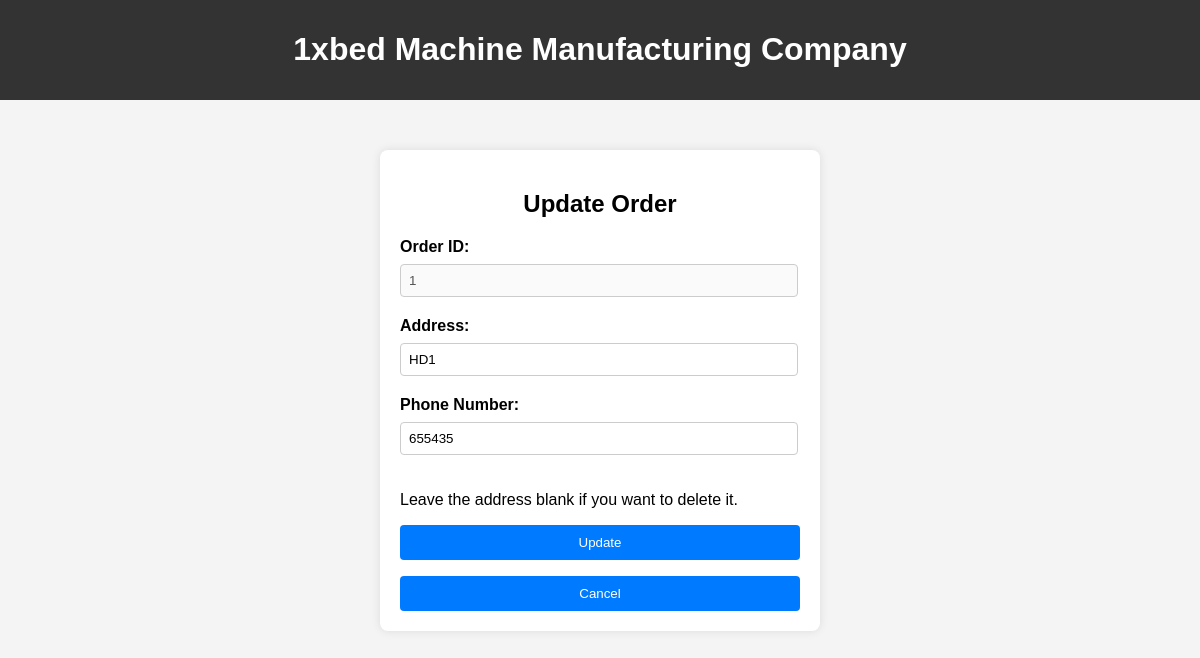
The page /staff/order/1/update_order on the database its author committed.
### myproject/models.py (models this page shows)
class Order(models.Model):
    order_id = models.IntegerField()
    address = models.CharField(max_length=100)
    phone_number = models.IntegerField(null = True)
    status = models.CharField(max_length=100)

### myproject/views.py (the view, shortened to what this page needs)
# urls.py: path("staff/order/<int:order_id>/update_order", views.Order_.update_order, name="staff/order/order_id/update_order"),
    def update_order(request, order_id):
        order = get_object_or_404(Order, order_id=order_id)
        return render(request, "myproject/order/update_order.html", {'order': order})

### myproject/templates/myproject/order/update_order.html (shortened to what this page needs)
<!DOCTYPE html>
<html lang="en">
<head>
    {% load static %}
    <link rel="stylesheet" href="{% static 'css/component/add.css' %}">
</head>
<body>
    <header>
        <h1>1xbed Machine Manufacturing Company</h1>
    </header>
    <div class="container">
    <h2>Update Order</h2>
    <form method="post">
        <label for="Order ID">Order ID:</label>
        <input type="text" id="order_id" name="order_id" value="{{ order.order_id }}" disabled><br>
        <label for="Address">Address:</label>
        <input type="text" id="address" name="address" value="{{ order.address }}"><br>
        <label for="Phone Number">Phone Number:</label>
        <input type="text" id="phone_number" name="phone_number" value="{{ order.phone_number }}"><br>
        <p>Leave the address blank if you want to delete it.</p>
        <button type="submit">Update</button>
        <button type="button">
            <a href="/staff/order">
                Cancel
            </a>
        </button>
    </form>
    </div>
</body>
</html>

### myproject/static/css/component/add.css (style rules this page uses)
body { font-family: Arial, sans-serif; margin: 0; padding: 0; background-color: #f4f4f4; }
header { background-color: #333; color: #fff; padding: 10px 0; text-align: center; }
div.container { max-width: 400px; margin: 50px auto; padding: 20px; background-color: #fff; border-radius: 8px; box-shadow: 0 0 10px rgba(0, 0, 0, 0.1); }
label { font-weight: bold; display: block; margin-bottom: 8px; }
input[type="text"], input[type="number"] { width: calc(100% - 20px); padding: 8px; margin-bottom: 20px; border: 1px solid #ccc; border-radius: 4px; }
button[type="submit"] { width: 100%; padding: 10px; background-color: #007bff; color: #fff; border: none; border-radius: 4px; cursor: pointer; }
h2 { text-align: center; margin-bottom: 20px; }
button[type="button"] { width: 100%; padding: 10px; background-color: #007bff; color: #fff; border: none; border-radius: 4px; cursor: pointer; }
a { display: inline-block; width: 100%; text-decoration: none; text-align: center; color: white; }

### rows shown on the page
Order: order_id "1", address "HD1", phone_number "655435"
